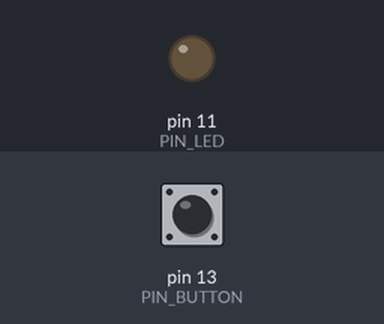
Recording of a sketch running on a simulated Arduino Uno, built with avr-gcc and run on an emulated ATmega328P. Shown: output pins drawn as LEDs (lit = HIGH). Dashed ring = blinking. The inputs (shaded band) are chosen by the test bench; at power-on: pin 13 (PIN_BUTTON) HIGH.

Above: at 1.2 s.
1.3 s: pin 13 (PIN_BUTTON) pulled LOW for 0.15 s
At 1.37 s:
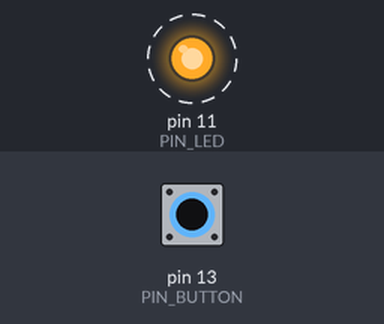
4.4 s: pin 13 (PIN_BUTTON) pulled LOW for 1 s
At 4.8 s:
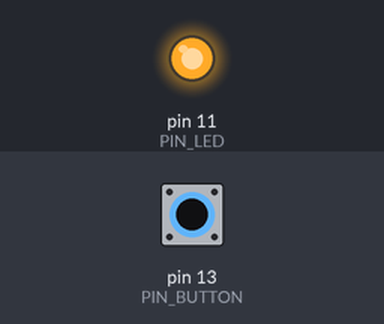
8.4 s: pin 13 (PIN_BUTTON) pulled LOW for 3.2 s
At 12.7 s:
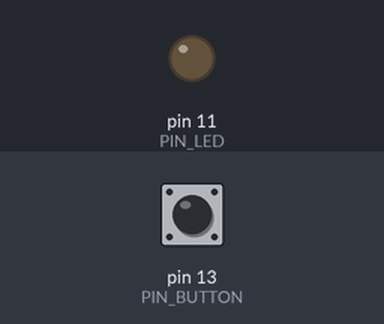
Timing chart, 0 to 18.3 s (numbered marks = the images above; inputs shaded):
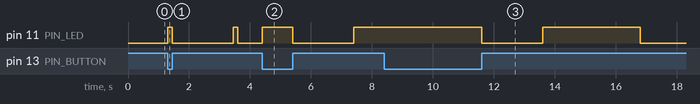

Measured:
- after the input at 1.3 s, pin 11 (PIN_LED): alternates HIGH for 0.15 s and LOW for 2.0 s, starting at once
- after the input at 4.4 s, pin 11 (PIN_LED): LOW → HIGH at once, → LOW 1.0 s later, → HIGH 2.0 s later
- after the input at 8.4 s, pin 11 (PIN_LED): HIGH → LOW after 3.2 s instead of 0.00 s

The sketch:

sketch.ino
```cpp
#define PIN_LED 11
#define PIN_BUTTON 13

int lastState;
int buttonSequence[100][2];
int buttonSequenceLength = 0;
int inputCounter = 0;
boolean isPlaying = false;

long lastTimePressed = 0;
long timeoutDelay = 2000;

void setup () {
    Serial.begin(9600);
    pinMode(PIN_LED, OUTPUT);
    pinMode(PIN_BUTTON, INPUT_PULLUP);
}

void loop () {
	int currentState = !digitalRead(PIN_BUTTON);

	if (currentState != lastState) {
        isPlaying = false;
        buttonSequence[inputCounter][0] = currentState;
        if (inputCounter > 0) buttonSequence[inputCounter-1][1] = millis() - lastTimePressed;
        else buttonSequence[0][1] = 0;
        lastTimePressed = millis();
        inputCounter++;
        buttonSequenceLength = inputCounter+1;
        digitalWrite(PIN_LED, currentState);
	}

    if ((millis() - lastTimePressed) > timeoutDelay
        && currentState != true
        && buttonSequenceLength > 1)
    {
        isPlaying = true;
        inputCounter = 0;
    }

    lastState = currentState;

	if (isPlaying) {
	    for (int i = 0; i < buttonSequenceLength; i++) {
            digitalWrite(PIN_LED, buttonSequence[i][0]);
            delay(buttonSequence[i][1]);
        }

		isPlaying = false;
        buttonSequenceLength = 0;

        digitalWrite(PIN_LED, LOW);

        // Clear Sequence
        memset(buttonSequence, 0, sizeof(buttonSequence[0][0]) * 100 * 2);
	}

}
```
